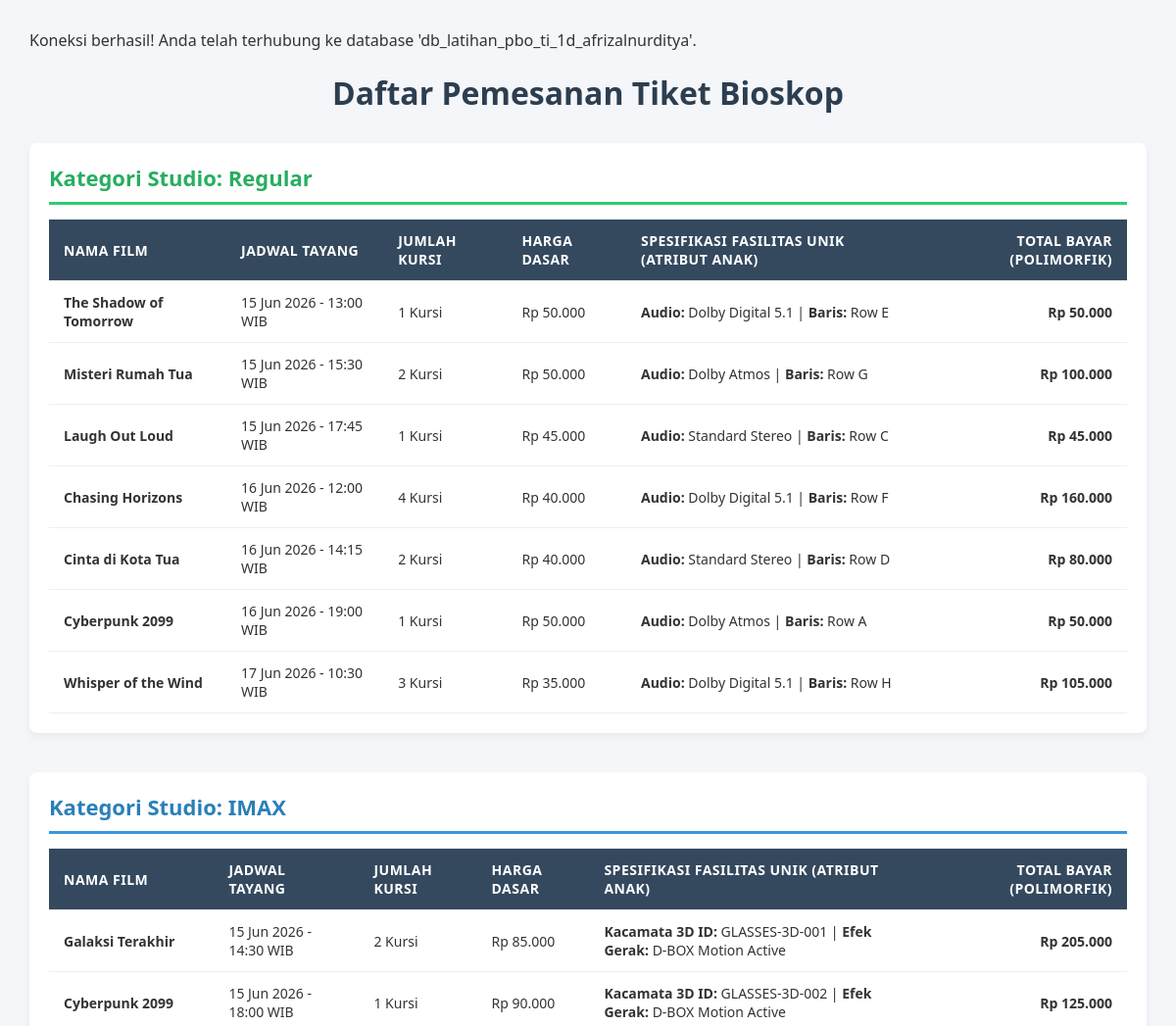
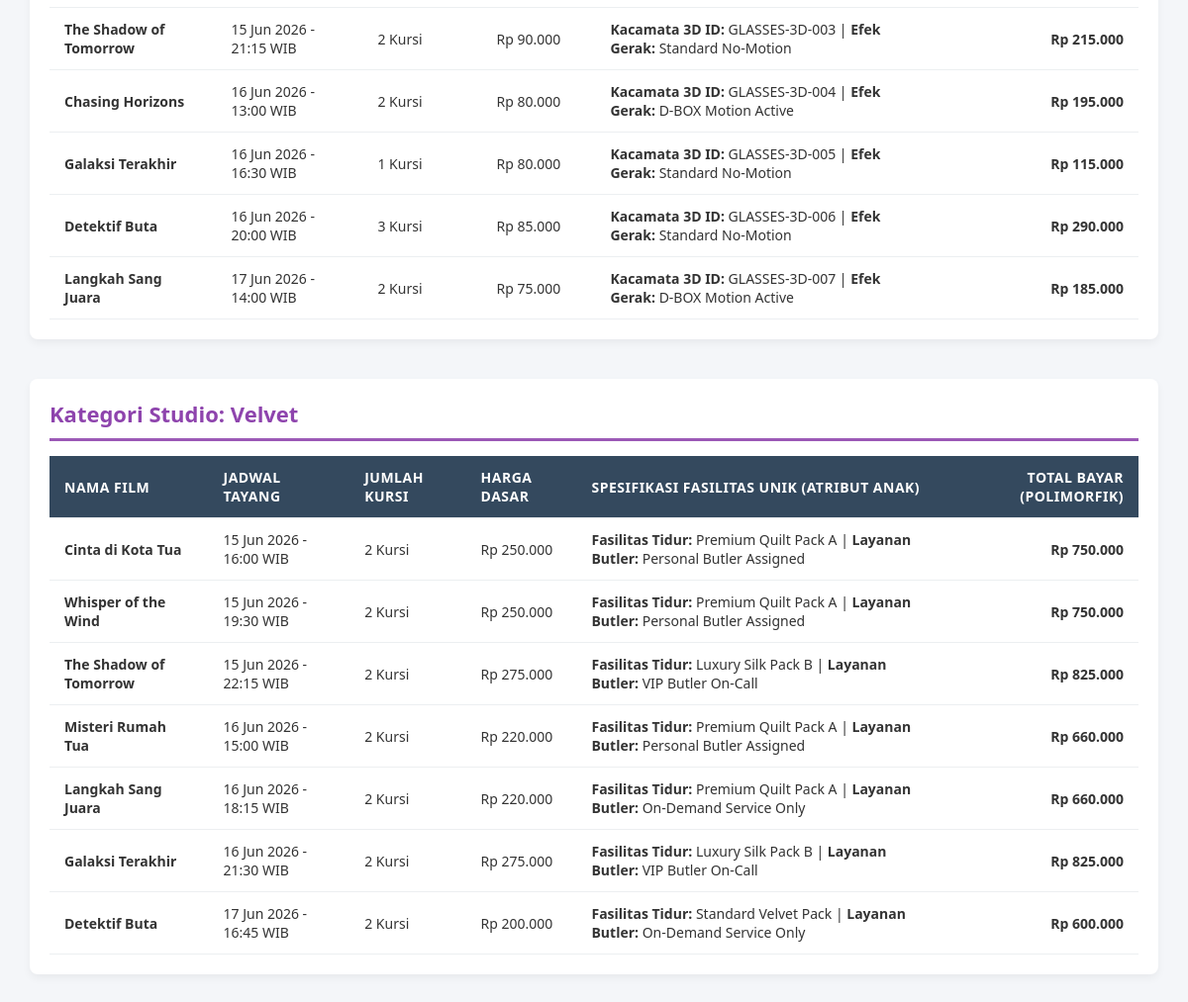
The page / on the database its author committed (2 pictures, top to bottom).
### tables this page shows
CREATE TABLE `tabel_tiket` (
  `id_tiket` int NOT NULL,
  `nama_film` varchar(255) NOT NULL,
  `jadwal_tayang` datetime NOT NULL,
  `jumlah_kursi` int NOT NULL,
  `harga_dasar_tiket` decimal(10,2) NOT NULL,
  `jenis_studio` enum('Regular','IMAX','Velvet') NOT NULL,
  `tipe_audio` varchar(50) DEFAULT NULL,
  `lokasi_baris` varchar(50) DEFAULT NULL,
  `kacamata_3d_id` varchar(50) DEFAULT NULL,
  `efek_gerak_fitur` varchar(100) DEFAULT NULL,
  `bantal_selimut_pack` varchar(50) DEFAULT NULL,
  `layanan_butler` varchar(50) DEFAULT NULL
);

### index.php (the view, shortened to what this page needs)
<?php
require_once 'koneksi.php';
abstract class Tiket {
    public function __construct($data) {
        $this->nama_film       = $data['nama_film'] ?? '';
        $this->jadwal_tayang   = $data['jadwal_tayang'] ?? '';
        $this->jumlah_kursi    = $data['jumlah_kursi'] ?? 0;
        $this->hargaDasarTiket = $data['harga_dasar_tiket'] ?? 0.0;
    }
}
class TiketRegular extends Tiket {
    private $tipeAudio;
    private $lokasiBaris;
    public function __construct($data) {
        $this->tipeAudio   = $data['tipe_audio'] ?? 'Standard Audio';
        $this->lokasiBaris = $data['lokasi_baris'] ?? '-';
    }
    public function hitungTotalHarga() {
        return $this->jumlah_kursi * $this->hargaDasarTiket;
    }
    public function tampilkanInfoFasilitas() {
        return "<strong>Audio:</strong> " . $this->tipeAudio . " | <strong>Baris:</strong> " . $this->lokasiBaris;
    }
}
class TiketIMAX extends Tiket {
    private $kacamata3dId;
    private $efekGerakFitur;
    public function __construct($data) {
        $this->kacamata3dId   = $data['kacamata_3d_id'] ?? 'Tidak Tersedia';
        $this->efekGerakFitur = $data['efek_gerak_fitur'] ?? 'Standard No-Motion';
    }
    public function hitungTotalHarga() {
        return ($this->jumlah_kursi * $this->hargaDasarTiket) + 35000;
    }
    public function tampilkanInfoFasilitas() {
        return "<strong>Kacamata 3D ID:</strong> " . $this->kacamata3dId . " | <strong>Efek Gerak:</strong> " . $this->efekGerakFitur;
    }
}
class TiketVelvet extends Tiket {
    private $bantalSelimutPack;
    private $layananButler;
    public function __construct($data) {
        $this->bantalSelimutPack = $data['bantal_selimut_pack'] ?? 'Standard Pack';
        $this->layananButler     = $data['layanan_butler'] ?? 'Tidak Tersedia';
    }
    public function hitungTotalHarga() {
        return ($this->jumlah_kursi * $this->hargaDasarTiket) * 1.50;
    }
    public function tampilkanInfoFasilitas() {
        return "<strong>Fasilitas Tidur:</strong> " . $this->bantalSelimutPack . " | <strong>Layanan Butler:</strong> " . $this->layananButler;
    }
}
$query = "SELECT * FROM tabel_tiket";
$result = $koneksiBioskop->db->query($query);
$kelompokTiket = [
    'Regular' => [],
    'IMAX'    => [],
    'Velvet'  => []
];
if ($result && $result->num_rows > 0) {
    while ($row = $result->fetch_assoc()) {
        if ($row['jenis_studio'] === 'Regular') {
            $objekTiket = new TiketRegular($row);
        } elseif ($row['jenis_studio'] === 'IMAX') {
            $objekTiket = new TiketIMAX($row);
        } elseif ($row['jenis_studio'] === 'Velvet') {
            $objekTiket = new TiketVelvet($row);
        }
        $kelompokTiket[$row['jenis_studio']][] = $objekTiket;
    }
}
?>
<!DOCTYPE html>
<html lang="id">
<head>
</head>
<body>
    <h1>Daftar Pemesanan Tiket Bioskop</h1>
    <?php foreach ($kelompokTiket as $namaStudio => $daftarTiket): ?>
        <div class="studio-section <?= $namaStudio; ?>">
            <div class="studio-title">Kategori Studio: <?= $namaStudio; ?></div>
            <table>
                <thead>
                    <tr>
                        <th>Nama Film</th>
                        <th>Jadwal Tayang</th>
                        <th>Jumlah Kursi</th>
                        <th>Harga Dasar</th>
                        <th>Spesifikasi Fasilitas Unik (Atribut Anak)</th>
                        <th class="text-right">Total Bayar (Polimorfik)</th>
                    </tr>
                </thead>
                <tbody>
                    <?php if (!empty($daftarTiket)): ?>
                        <?php foreach ($daftarTiket as $tiket): ?>
                            <tr>
                                <td><strong><?= htmlspecialchars($tiket->nama_film); ?></strong></td>
                                <td><?= htmlspecialchars(date('d M Y - H:i', strtotime($tiket->jadwal_tayang))); ?> WIB</td>
                                <td><?= htmlspecialchars($tiket->jumlah_kursi); ?> Kursi</td>
                                <td>Rp <?= number_format($tiket->hargaDasarTiket, 0, ',', '.'); ?></td>
                                <td><?= $tiket->tampilkanInfoFasilitas(); ?></td>
                                <td class="text-right"><strong>Rp <?= number_format($tiket->hitungTotalHarga(), 0, ',', '.'); ?></strong></td>
                            </tr>
                        <?php endforeach; ?>
                    <?php else: ?>
                        <tr>
                            <td colspan="6" class="empty">Belum ada riwayat data pemesanan untuk tipe Studio <?= $namaStudio; ?>.</td>
                        </tr>
                    <?php endif; ?>
                </tbody>
            </table>
        </div>
    <?php endforeach; ?>
</body>
</html>

### koneksi.php (shortened to what this page needs)
<?php
class Koneksi {
    private $host = "localhost";
    private $username = "root";
    private $password = "";
    private $database = "db_latihan_pbo_ti_1d_afrizalnurditya";
    public function __construct() {
        $this->db = new mysqli($this->host, $this->username, $this->password, $this->database);
        if ($this->db->connect_error) {
            die("Koneksi ke database gagal: " . $this->db->connect_error);
        } else {
            echo "Koneksi berhasil! Anda telah terhubung ke database '" . $this->database . "'.<br>";
        }
    }
}
$koneksiBioskop = new Koneksi();
?>

### index.php (style rules this page uses)
body { font-family: 'Segoe UI', Tahoma, Geneva, Verdana, sans-serif; margin: 30px; background-color: #f4f6f9; color: #333; }
h1 { text-align: center; color: #2c3e50; margin-bottom: 30px; }
.studio-section { background: #fff; padding: 20px; border-radius: 8px; box-shadow: 0 4px 8px rgba(0,0,0,0.05); margin-bottom: 40px; }
.studio-title { font-size: 22px; font-weight: bold; padding-bottom: 10px; margin-bottom: 15px; border-bottom: 3px solid #34495e; color: #2c3e50; }
.Regular .studio-title { border-color: #2ecc71; color: #27ae60; }
.IMAX .studio-title { border-color: #3498db; color: #2980b9; }
.Velvet .studio-title { border-color: #9b59b6; color: #8e44ad; }
table { width: 100%; border-collapse: collapse; margin-top: 10px; }
th, td { padding: 12px 15px; text-align: left; border-bottom: 1px solid #eceff1; font-size: 14px; }
th { background-color: #34495e; color: white; text-transform: uppercase; letter-spacing: 0.5px; }
.text-right { text-align: right; }

### rows shown on the page
tabel_tiket: nama_film "The Shadow of Tomorrow", jadwal_tayang "15 Jun 2026 - 13:00", jumlah_kursi "1", harga_dasar_tiket "50.000", tipe_audio "Dolby Digital 5.1", lokasi_baris "Row E", $tiket->hitungTotalHarga() "50.000"
tabel_tiket: nama_film "Misteri Rumah Tua", jadwal_tayang "15 Jun 2026 - 15:30", jumlah_kursi "2", harga_dasar_tiket "50.000", tipe_audio "Dolby Atmos", lokasi_baris "Row G", $tiket->hitungTotalHarga() "100.000"
tabel_tiket: nama_film "Laugh Out Loud", jadwal_tayang "15 Jun 2026 - 17:45", jumlah_kursi "1", harga_dasar_tiket "45.000", tipe_audio "Standard Stereo", lokasi_baris "Row C", $tiket->hitungTotalHarga() "45.000"
tabel_tiket: nama_film "Chasing Horizons", jadwal_tayang "16 Jun 2026 - 12:00", jumlah_kursi "4", harga_dasar_tiket "40.000", tipe_audio "Dolby Digital 5.1", lokasi_baris "Row F", $tiket->hitungTotalHarga() "160.000"
tabel_tiket: nama_film "Cinta di Kota Tua", jadwal_tayang "16 Jun 2026 - 14:15", jumlah_kursi "2", harga_dasar_tiket "40.000", tipe_audio "Standard Stereo", lokasi_baris "Row D", $tiket->hitungTotalHarga() "80.000"
tabel_tiket: nama_film "Cyberpunk 2099", jadwal_tayang "16 Jun 2026 - 19:00", jumlah_kursi "1", harga_dasar_tiket "50.000", tipe_audio "Dolby Atmos", lokasi_baris "Row A", $tiket->hitungTotalHarga() "50.000"
tabel_tiket: nama_film "Whisper of the Wind", jadwal_tayang "17 Jun 2026 - 10:30", jumlah_kursi "3", harga_dasar_tiket "35.000", tipe_audio "Dolby Digital 5.1", lokasi_baris "Row H", $tiket->hitungTotalHarga() "105.000"
tabel_tiket: nama_film "Galaksi Terakhir", jadwal_tayang "15 Jun 2026 - 14:30", jumlah_kursi "2", harga_dasar_tiket "85.000", kacamata_3d "GLASSES-3D-001", efek_gerak_fitur "D-BOX Motion Active", $tiket->hitungTotalHarga() "205.000"
tabel_tiket: nama_film "Cyberpunk 2099", jadwal_tayang "15 Jun 2026 - 18:00", jumlah_kursi "1", harga_dasar_tiket "90.000", kacamata_3d "GLASSES-3D-002", efek_gerak_fitur "D-BOX Motion Active", $tiket->hitungTotalHarga() "125.000"
tabel_tiket: nama_film "The Shadow of Tomorrow", jadwal_tayang "15 Jun 2026 - 21:15", jumlah_kursi "2", harga_dasar_tiket "90.000", kacamata_3d "GLASSES-3D-003", efek_gerak_fitur "Standard No-Motion", $tiket->hitungTotalHarga() "215.000"
tabel_tiket: nama_film "Chasing Horizons", jadwal_tayang "16 Jun 2026 - 13:00", jumlah_kursi "2", harga_dasar_tiket "80.000", kacamata_3d "GLASSES-3D-004", efek_gerak_fitur "D-BOX Motion Active", $tiket->hitungTotalHarga() "195.000"
tabel_tiket: nama_film "Galaksi Terakhir", jadwal_tayang "16 Jun 2026 - 16:30", jumlah_kursi "1", harga_dasar_tiket "80.000", kacamata_3d "GLASSES-3D-005", efek_gerak_fitur "Standard No-Motion", $tiket->hitungTotalHarga() "115.000"
tabel_tiket: nama_film "Detektif Buta", jadwal_tayang "16 Jun 2026 - 20:00", jumlah_kursi "3", harga_dasar_tiket "85.000", kacamata_3d "GLASSES-3D-006", efek_gerak_fitur "Standard No-Motion", $tiket->hitungTotalHarga() "290.000"
tabel_tiket: nama_film "Langkah Sang Juara", jadwal_tayang "17 Jun 2026 - 14:00", jumlah_kursi "2", harga_dasar_tiket "75.000", kacamata_3d "GLASSES-3D-007", efek_gerak_fitur "D-BOX Motion Active", $tiket->hitungTotalHarga() "185.000"
tabel_tiket: nama_film "Cinta di Kota Tua", jadwal_tayang "15 Jun 2026 - 16:00", jumlah_kursi "2", harga_dasar_tiket "250.000", bantal_selimut_pack "Premium Quilt Pack A", layanan_butler "Personal Butler Assigned", $tiket->hitungTotalHarga() "750.000"
tabel_tiket: nama_film "Whisper of the Wind", jadwal_tayang "15 Jun 2026 - 19:30", jumlah_kursi "2", harga_dasar_tiket "250.000", bantal_selimut_pack "Premium Quilt Pack A", layanan_butler "Personal Butler Assigned", $tiket->hitungTotalHarga() "750.000"
tabel_tiket: nama_film "The Shadow of Tomorrow", jadwal_tayang "15 Jun 2026 - 22:15", jumlah_kursi "2", harga_dasar_tiket "275.000", bantal_selimut_pack "Luxury Silk Pack B", layanan_butler "VIP Butler On-Call", $tiket->hitungTotalHarga() "825.000"
tabel_tiket: nama_film "Misteri Rumah Tua", jadwal_tayang "16 Jun 2026 - 15:00", jumlah_kursi "2", harga_dasar_tiket "220.000", bantal_selimut_pack "Premium Quilt Pack A", layanan_butler "Personal Butler Assigned", $tiket->hitungTotalHarga() "660.000"
tabel_tiket: nama_film "Langkah Sang Juara", jadwal_tayang "16 Jun 2026 - 18:15", jumlah_kursi "2", harga_dasar_tiket "220.000", bantal_selimut_pack "Premium Quilt Pack A", layanan_butler "On-Demand Service Only", $tiket->hitungTotalHarga() "660.000"
tabel_tiket: nama_film "Galaksi Terakhir", jadwal_tayang "16 Jun 2026 - 21:30", jumlah_kursi "2", harga_dasar_tiket "275.000", bantal_selimut_pack "Luxury Silk Pack B", layanan_butler "VIP Butler On-Call", $tiket->hitungTotalHarga() "825.000"
tabel_tiket: nama_film "Detektif Buta", jadwal_tayang "17 Jun 2026 - 16:45", jumlah_kursi "2", harga_dasar_tiket "200.000", bantal_selimut_pack "Standard Velvet Pack", layanan_butler "On-Demand Service Only", $tiket->hitungTotalHarga() "600.000"

### other values the page prints
$this->database "db_latihan_pbo_ti_1d_afrizalnurditya"
$namaStudio "Regular"
$namaStudio "IMAX"
$namaStudio "Velvet"
